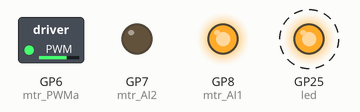
The program below on a simulated Raspberry Pi Pico running MicroPython. Shown: switched loads named in the program (green lamp = pin HIGH), output pins drawn as LEDs (lit = HIGH). Dashed ring = blinking.

Above: at 0.05 s.
Timing chart, 0 to 3.0 s (numbered marks = the images above):
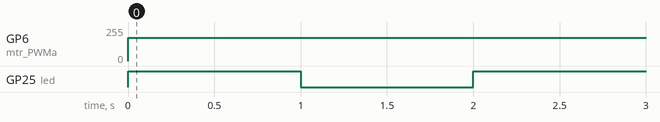

The program:

motorDriver2.py
```python
# Raspberry Pi Pico Motor Test
# motor-test.py

# POT - Pico GPIO 26 ADC0 - Pin 32

# RED BUTTON - Pico GPIO 15 - Pin 20
# BLACK BUTTON - Pico GPIO 2 - Pin 4

# RED LED - Pico GPIO 10 - Pin 14
# GREEN LED - Pico GPIO 11 - Pin 15
# BLUE LED - Pico GPIO 14 - Pin 19

# DroneBot Workshop 2021
# https://dronebotworkshop.com

import machine
import utime

#potentiometer = machine.ADC(26)
potentiometer = 45000 #MAX: 65535 , Speed control
mtr_AI1 = machine.Pin(8, machine.Pin.OUT)
mtr_AI2 = machine.Pin(7, machine.Pin.OUT)
mtr_PWMa = machine.PWM(machine.Pin(6))

led = machine.Pin("WL_GPIO0", machine.Pin.OUT)
led.off()

# button_red = machine.Pin(15, machine.Pin.IN, machine.Pin.PULL_DOWN)
# button_black = machine.Pin(2, machine.Pin.IN, machine.Pin.PULL_UP)
#
# led_red = machine.Pin(10, machine.Pin.OUT)
# led_green = machine.Pin(11, machine.Pin.OUT)
# led_blue = machine.Pin(14, machine.Pin.OUT)
#
# led_red.value(0)
# led_green.value(0)
# led_blue.value(1)

mtr_PWMa.freq(25)
mtr_AI1.value(1)
mtr_AI2.value(0)

while True:

    mtr_PWMa.duty_u16(potentiometer)

    #if button_red.value() == 1:
    mtr_AI1.value(1)
    mtr_AI2.value(0)
    led.on()
#         led_red.value(1)
#         led_green.value(0)
#         led_blue.value(0)
    utime.sleep(1)
    #if button_black.value() == 0:
    mtr_AI1.value(1)
    mtr_AI2.value(0)
    led.off()
#         led_red.value(0)
#         led_green.value(1)
#         led_blue.value(0)

    utime.sleep(1)
```

Measured:
- by itself, GP6 (mtr_PWMa): 0/255 → 175/255 at 0.00 s
- by itself, GP25 (led): alternates HIGH for 1.0 s and LOW for 1.0 s
